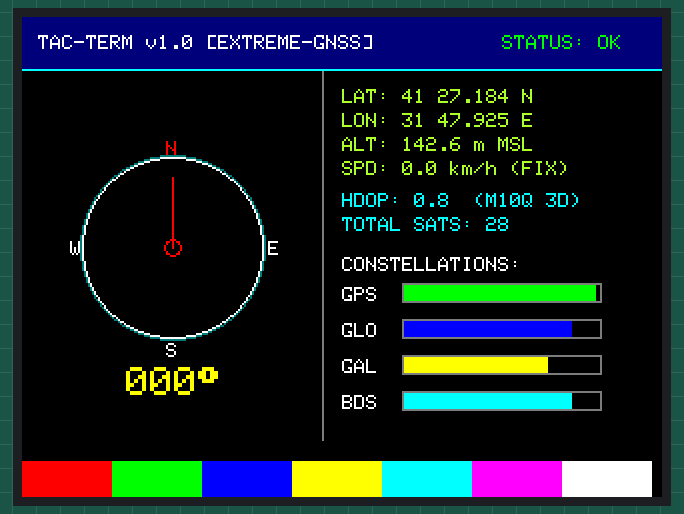
Recording of a sketch running on a simulated ESP32. Parts: 320×240 colour display. What the sketch prints to the serial monitor is not drawn.

Above: at 1.03 s.
At 2.19 s:
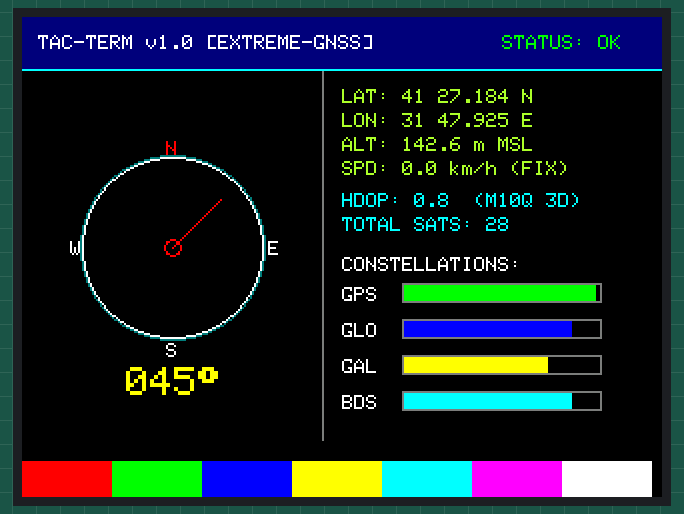
At 3.47 s:
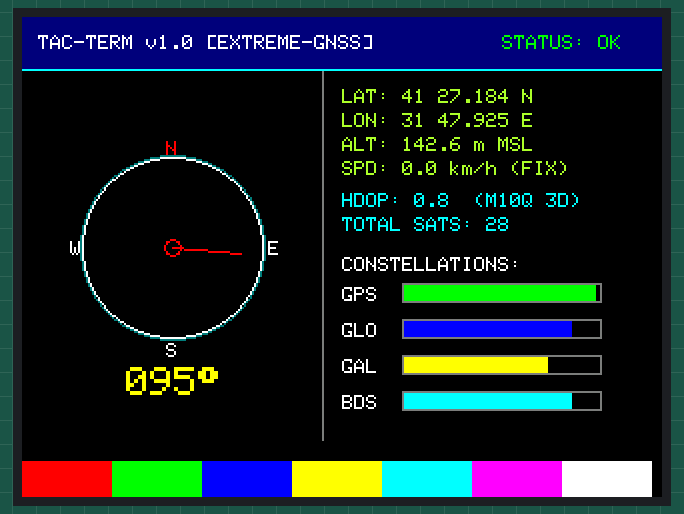
At 5.9 s:
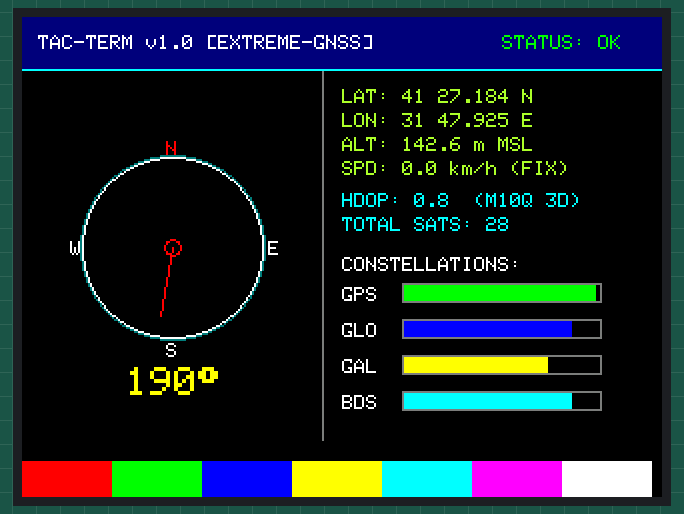
At 8.34 s:
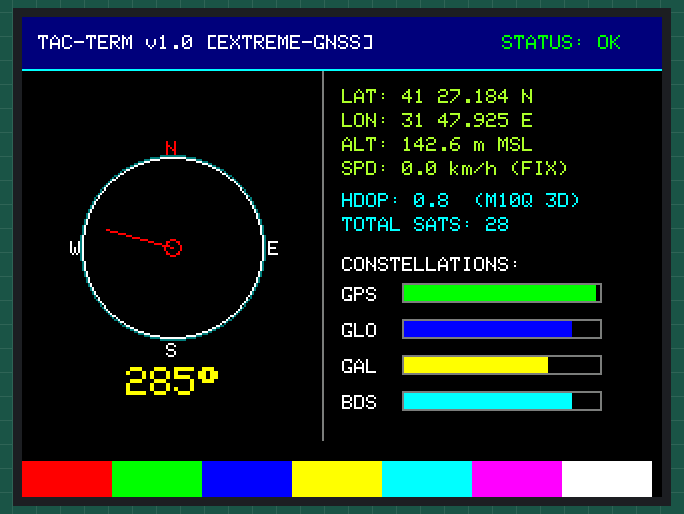
At 10.9 s:
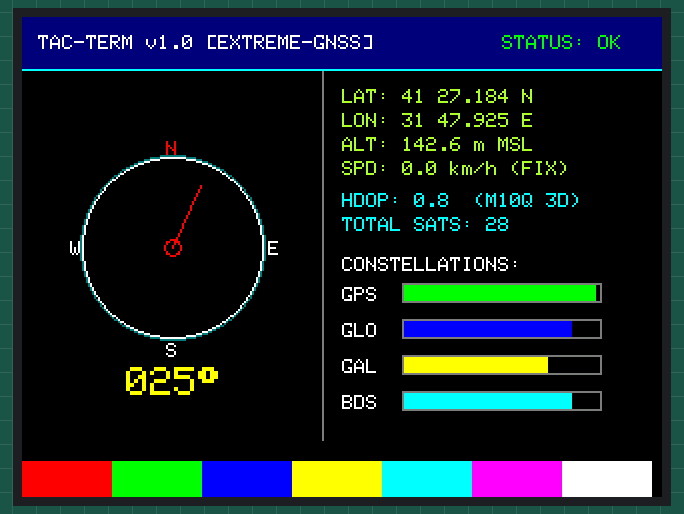

Measured:
- by itself, everything shown: repeats every 9.2 s, in 72 steps

The sketch:

tft_screen_test.ino
```cpp
#include <SPI.h>
#include <Adafruit_GFX.h>
#include <Adafruit_ILI9341.h>

// ESP32 DevKit V1 Pin Tanimlamalari (VSPI)
#define TFT_CS   5   // Chip Select
#define TFT_DC   2   // Data / Command
#define TFT_RST  4   // Reset
// SDI (MOSI) -> GPIO 23 (Donanimsal SPI)
// SCK        -> GPIO 18 (Donanimsal SPI)
// LED        -> 3.3V (Arka aydinlatma)

// Guvenli ve temiz 20MHz SPI hizi (Jumper parazitini sifirlar)
Adafruit_ILI9341 tft = Adafruit_ILI9341(TFT_CS, TFT_DC, TFT_RST);

int heading = 0;
int frameCount = 0;

void setup() {
  Serial.begin(115200);
  delay(500);
  Serial.println("\n[TAC-TERM] 2.8\" TFT SPI Ekran Baslatiliyor...");

  // 20 MHz SPI hizi ile baslat (Jumper kablo parazitini onler)
  tft.begin(20000000);

  // Yatay mod (320x240 piksel)
  tft.setRotation(1);

  // RENK INVERSION (Beyaz sis/filtreyi siyah arka plana cevirir!)
  tft.invertDisplay(true);

  // Ekrani tamamen siyaha boya
  tft.fillScreen(ILI9341_BLACK);
  delay(200);

  // Statik Taktik HUD Arayuzunu Ciz
  drawStaticHUD();
}

void loop() {
  // Canli Pusula Ibresini Guncelle
  updateCompass(heading);
  heading = (heading + 5) % 360;

  // Canli Telemetriyi Guncelle
  updateTelemetry();

  // Uydu Barlarini Simule Et
  updateSatelliteBars();

  frameCount++;
  delay(100);
}

void drawStaticHUD() {
  // Ust Baslik Bari
  tft.fillRect(0, 0, 320, 26, ILI9341_NAVY);
  tft.drawFastHLine(0, 26, 320, ILI9341_CYAN);

  tft.setTextColor(ILI9341_WHITE);
  tft.setTextSize(1);
  tft.setCursor(8, 9);
  tft.print("TAC-TERM v1.0 [EXTREME-GNSS]");

  tft.setTextColor(ILI9341_GREEN);
  tft.setCursor(240, 9);
  tft.print("STATUS: OK");

  // Dikey Ayrac Cizgisi
  tft.drawFastVLine(150, 27, 185, ILI9341_DARKGREY);

  // Pusula Cercevesi (Sol Alan)
  tft.drawCircle(75, 115, 45, ILI9341_WHITE);
  tft.drawCircle(75, 115, 46, ILI9341_DARKCYAN);
  tft.setTextColor(ILI9341_RED);
  tft.setCursor(72, 62);  tft.print("N");
  tft.setTextColor(ILI9341_WHITE);
  tft.setCursor(72, 163); tft.print("S");
  tft.setCursor(24, 112); tft.print("W");
  tft.setCursor(123, 112); tft.print("E");

  // Alt Renk Test Seridi (RGB Panel Testi)
  int barW = 320 / 7;
  uint16_t colors[] = {ILI9341_RED, ILI9341_GREEN, ILI9341_BLUE, ILI9341_YELLOW, ILI9341_CYAN, ILI9341_MAGENTA, ILI9341_WHITE};
  for (int i = 0; i < 7; i++) {
    tft.fillRect(i * barW, 222, barW, 18, colors[i]);
  }
}

void updateCompass(int deg) {
  // Eski pusula icini temizle
  tft.fillCircle(75, 115, 40, ILI9341_BLACK);

  // Yeni aci cizgisi (Radyan)
  float rad = deg * 0.0174532925;
  int xEnd = 75 + (int)(35 * sin(rad));
  int yEnd = 115 - (int)(35 * cos(rad));

  // Ibreyi ciz
  tft.drawLine(75, 115, xEnd, yEnd, ILI9341_RED);
  tft.drawCircle(75, 115, 4, ILI9341_RED);

  // Aciyi sayi olarak yaz
  tft.fillRect(50, 175, 50, 16, ILI9341_BLACK);
  tft.setTextColor(ILI9341_YELLOW);
  tft.setTextSize(2);
  tft.setCursor(52, 175);
  if (deg < 10) tft.print("00");
  else if (deg < 100) tft.print("0");
  tft.print(deg);
  tft.print((char)247); // Derece sembolu
}

void updateTelemetry() {
  tft.setTextSize(1);
  tft.setTextColor(ILI9341_GREENYELLOW, ILI9341_BLACK);

  // Koordinat alani (Sag ust)
  tft.setCursor(160, 36);
  tft.print("LAT: 41 27.184 N");
  tft.setCursor(160, 48);
  tft.print("LON: 31 47.925 E");
  tft.setCursor(160, 60);
  tft.print("ALT: 142.6 m MSL");
  tft.setCursor(160, 72);
  tft.print("SPD: 0.0 km/h (FIX)");

  tft.setTextColor(ILI9341_CYAN, ILI9341_BLACK);
  tft.setCursor(160, 88);
  tft.print("HDOP: 0.8  (M10Q 3D)");
  tft.setCursor(160, 100);
  tft.print("TOTAL SATS: 28");
}

void updateSatelliteBars() {
  // 4 Uydu Agi Sinyal Barlari (GPS, GLO, GAL, BDS)
  tft.setTextSize(1);
  tft.setTextColor(ILI9341_WHITE, ILI9341_BLACK);
  tft.setCursor(160, 120);
  tft.print("CONSTELLATIONS:");

  const char* names[] = {"GPS", "GLO", "GAL", "BDS"};
  int vals[] = {8, 7, 6, 7};
  uint16_t barColors[] = {ILI9341_GREEN, ILI9341_BLUE, ILI9341_YELLOW, ILI9341_CYAN};

  for (int i = 0; i < 4; i++) {
    int y = 135 + (i * 18);
    tft.setCursor(160, y);
    tft.print(names[i]);

    // Bar cercevesi ve dolgusu
    tft.drawRect(190, y - 2, 100, 10, ILI9341_DARKGREY);
    int barWidth = (vals[i] * 12);
    tft.fillRect(191, y - 1, barWidth, 8, barColors[i]);
    tft.fillRect(191 + barWidth, y - 1, 98 - barWidth, 8, ILI9341_BLACK);
  }
}
```
